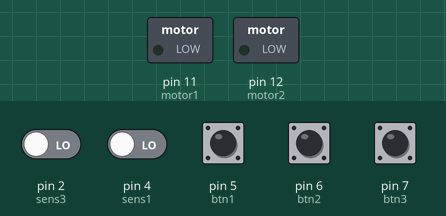
Simulated run of this sketch. Board: Arduino Uno, built with avr-gcc and run on an emulated ATmega328P. Parts: switched loads named in the sketch (green lamp = pin HIGH). The test bench sets the inputs (shaded band); at power-on: pin 2 (sens3), pin 4 (sens1), pin 5 (btn1), pin 6 (btn2), pin 7 (btn3) LOW.

Above: at 1.2 s.
1.3 s: pin 5 (btn1) pulled HIGH for 0.15 s
At 2.5 s:
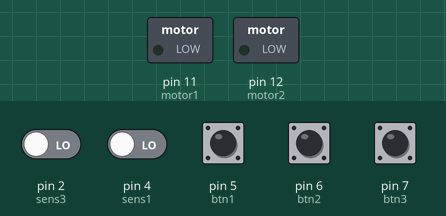
2.9 s: pin 7 (btn3) pulled HIGH for 0.15 s
At 3.8 s:
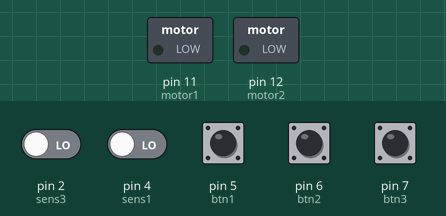
Timing chart, 0 to 5.9 s (numbered marks = the images above; inputs shaded):
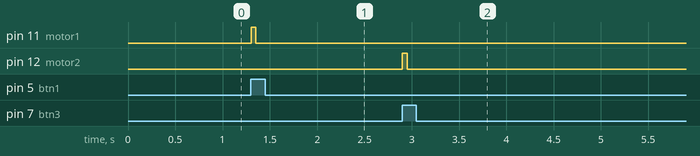

The sketch:

koda.ino
```cpp
int motor1 = 11;
int motor2 = 12;
int state = 2;

int sens1 = 4;
int sens2 = 3;
int sens3 = 2;

int btn1 = 5;
int btn2 = 6;
int btn3 = 7;

void setup() {
  // put your setup code here, to run once:
  pinMode(motor1, OUTPUT);
  pinMode(motor2, OUTPUT);

  pinMode(sens1, INPUT);
  pinMode(sens2, INPUT);
  pinMode(sens3, INPUT);

  pinMode(btn1, INPUT);
  pinMode(btn2, INPUT);
  pinMode(btn3, INPUT);
}

void loop() {
  // put your main code here, to run repeatedly:

// put your main code here, to run repeatedly:

    digitalWrite(motor1, LOW);
    digitalWrite(motor2, LOW);
  delay(50);
  if ((digitalRead(btn1) == HIGH) && (state != 0))
  {
   digitalWrite(motor1, HIGH);
   digitalWrite(motor2, LOW);
   while  (true)
   {
    delay(50);
    if (digitalRead(sens1) == LOW)
    {break;}
    }
    state = 0;
   }
  else if ((digitalRead(btn3) == HIGH) && (state != 2))
  {
   digitalWrite(motor1, LOW);
   digitalWrite(motor2, HIGH);
   while  (true){
    delay(50);
    if (digitalRead(sens3) == LOW)
    {break;}
   }
    state = 2;
   }
  else if ((digitalRead(btn2) == HIGH) && (state != 1))
  {
    if (state == 0)
    {
      digitalWrite(motor1, HIGH);
      digitalWrite(motor2, LOW);
     }
     else
     {
     digitalWrite(motor2, HIGH);
      digitalWrite(motor1, LOW);
     }
while  (true){
    delay(50);
    if (digitalRead(sens2) == LOW)
    {break;}
    }
    state = 1;
   }
}
```

Measured:
- after the input at 1.3 s, pin 11 (motor1): LOW → HIGH at once, → LOW 0.05 s later
- after the input at 2.9 s, pin 12 (motor2): LOW → HIGH at once, → LOW 0.05 s later
